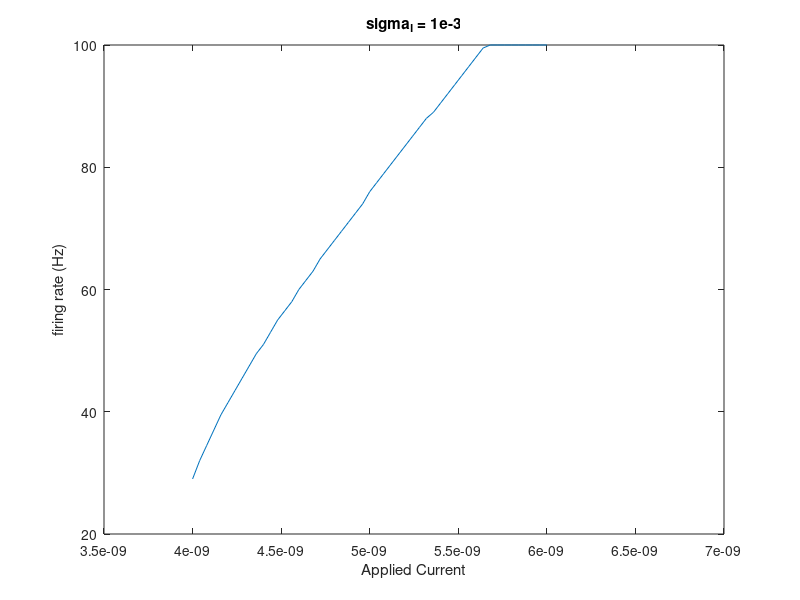

Reproduce this figure in MATLAB.
% Tutorial 2.1, Leaky integrate and fire model
% Written by Clark Xu
% Feb. 3, 2023

%% parameter
E_l = -0.070;
R_m = 5e6;
C_m = 2e-9;
V_reset = -0.065;
V_threshold = -0.050; 
t_max = 2;  % 2 second simulation
dt = 1e-4;  % time scale is 0.1 ms
tau_m = C_m*R_m;
question_number=2; % Accepted inputs are 1 and 2

% threshold for current
I_threshold = (1/R_m)*(V_threshold-E_l);

%% Create vectors
% Io is the list of Iapp values
Io = 1:0.01:1.5;
Ntrial=length(Io);
Io = I_threshold*Io;

t = 0:dt:t_max;
Nt = length(t);
V = zeros(Ntrial, Nt);
V(:,1) = E_l;   % initialize membrane potential by E_l

% firing rate counted from plotting
firing = zeros(1, Ntrial);
% firing rate calculated from inverse of ISI
calculated_firing = zeros(1, Ntrial);

sigma = [0, 1e-4, 1e-3, 5e-3, 1e-2, 1.5e-2, 1.74e-2];

%% simulation
for trial=1:Ntrial    
    firing_count = 0;   % initialize firing count to 0 every trial
    I_app = Io(trial)*ones(1,Nt);   % applied current vector
    
    %% add noise into the circuit
    switch question_number
        case 1
            noise_vec = zeros(1,Nt);    % No noise in question1
        case 2
            sigma_I =sigma(3);  % choose one sigma value from list
            noise_vec = rand(1,Nt)*sigma_I*sqrt(dt);
    end

    for i=2:Nt
        dV = ((E_l-V(trial,i-1))/R_m+I_app(1,i))*(dt/C_m);
        V(trial,i) = V(trial,i-1)+dV+noise_vec(1,i);

        % Reset if exceed threshold
        if V(trial,i)>V_threshold
            V(trial,i)=V_reset;
            firing_count = firing_count+1;
        end
    
    end

    firing_rate = firing_count/2;  % simulation is 2-second long
    % firing rate limited below within 0-100Hz range
    firing_rate=min(100,firing_rate);
    firing_rate=max(0,firing_rate);
    firing(1, trial)=firing_rate;
    
    % Inter-spike interval
    % max statement is used to ensure no negative number in natural log
    ISI = tau_m*log(max(0, Io(1,trial)*R_m+E_l-V_reset))- ...
            tau_m*log(max(Io(1,trial)*R_m+E_l-V_threshold));
    % calculated firing rate
    calculated_firing(1, trial) = 1/ISI;

end


switch question_number
    case 1
        figure(1)
        plot(0:dt:0.2, V(2, 1:0.2/dt+1))
        xlabel("time (s)")
        ylabel("V membrane (V)s")

        figure(2)
        plot(Io, firing);
        xlabel("Applied Current");
        ylabel("firing rate(Hz)");
        hold on
        plot(Io, calculated_firing);
        legend("counted", "calculated", "Location","northwest")
        
        
    case 2
        plot(Io, firing);
        xlabel("Applied Current")
        ylabel("firing rate (Hz)")
        title("sigma_I = 1e-3")
end



